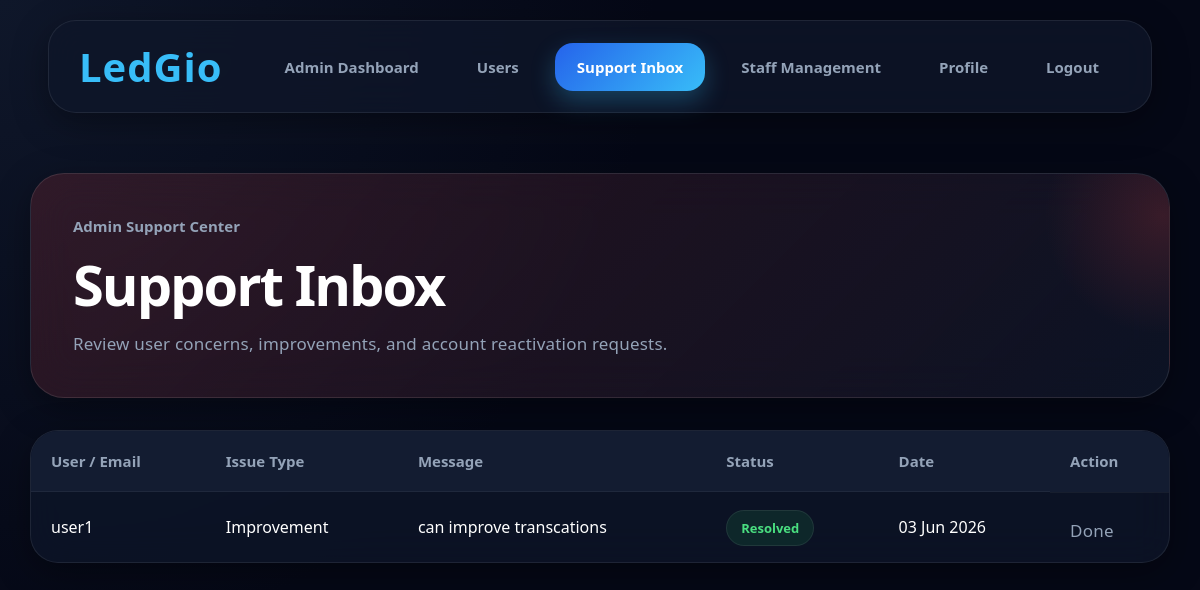
/support-inbox/ (signed in), run on the app's committed database.
### expenses/models.py (models this page shows, shortened)
class SupportRequest(models.Model):
    ISSUE_CHOICES = [
        ("improvement", "Improvement"),
        ("concern", "Concern"),
        ("account_deactivated", "Account Deactivated"),
        ("other", "Other"),
    ]
    STATUS_CHOICES = [
        ("open", "Open"),
        ("resolved", "Resolved"),
    ]
    username_or_email = models.CharField(max_length=150)
    issue_type = models.CharField(
        max_length=50,
        choices=ISSUE_CHOICES,
    )
    message = models.TextField()
    status = models.CharField(
        max_length=20,
        choices=STATUS_CHOICES,
        default="open",
        db_index=True,
    )
    created_at = models.DateTimeField(auto_now_add=True, db_index=True)
    class Meta:
        ordering = ["-created_at"]
        verbose_name = "Support Request"
        verbose_name_plural = "Support Requests"

### expenses/views.py (the view)
# urls.py: path("support-inbox/", views.support_inbox_view, name="support_inbox"),
@admin_required
def support_inbox_view(request):
    support_requests = SupportRequest.objects.all().order_by("-created_at")
    return render(request, "support_inbox.html", {
        "support_requests": support_requests,
    })

### expenses/templates/support_inbox.html
{% extends 'base.html' %}
{% load static %}
{% block content %}
<div class="page-container">
    <div class="admin-hero">
        <div>
            <p class="balance-label">Admin Support Center</p>
            <h1>Support Inbox</h1>
            <p class="subtitle">
                Review user concerns, improvements, and account reactivation requests.
            </p>
        </div>
    </div>
    <div class="table-container">
        <table>
            <thead>
                <tr>
                    <th>User / Email</th>
                    <th>Issue Type</th>
                    <th>Message</th>
                    <th>Status</th>
                    <th>Date</th>
                    <th>Action</th>
                </tr>
            </thead>
            <tbody>
                {% for request_item in support_requests %}
                <tr>
                    <td>{{ request_item.username_or_email }}</td>
                    <td>{{ request_item.get_issue_type_display }}</td>
                    <td>{{ request_item.message }}</td>
                    <td>
                        {% if request_item.status == "open" %}
                            <span class="badge badge-expense">Open</span>
                        {% else %}
                            <span class="badge badge-income">Resolved</span>
                        {% endif %}
                    </td>
                    <td>{{ request_item.created_at|date:"d M Y" }}</td>
                    <td class="action-cell">
                        {% if request_item.status == "open" %}
                            <form method="POST" action="{% url 'resolve_support' request_item.id %}" class="inline-form">
                                {% csrf_token %}
                                <button type="submit" class="btn btn-edit">
                                    Resolve
                                </button>
                            </form>
                            {% if request_item.issue_type == "account_deactivated" %}
                                <form method="POST" action="{% url 'activate_from_request' request_item.id %}" class="inline-form">
                                    {% csrf_token %}
                                    <button type="submit" class="btn btn-primary">
                                        Activate
                                    </button>
                                </form>
                            {% endif %}
                        {% else %}
                            <span class="subtitle">Done</span>
                        {% endif %}
                    </td>
                </tr>
                {% empty %}
                <tr>
                    <td colspan="6">No support requests yet.</td>
                </tr>
                {% endfor %}
            </tbody>
        </table>
    </div>
</div>
{% endblock %}

### static/style.css (style rules this page uses)
:root { --bg:#050816; --card:#0f172a; --card-light:#131c31; --text:#ffffff; --muted:#94a3b8; --blue:#38bdf8; --green:#22c55e; --red:#ef4444; --purple:#a855f7; --radius:28px; --shadow:0 10px 35px rgba(0,0,0,0.35); --transition:0.28s ease; }
* { margin:0; padding:0; box-sizing:border-box; }
body { font-family:'Segoe UI',sans-serif; background: radial-gradient(circle at top left,#0f172a,#050816 45%), radial-gradient(circle at bottom right,#111827,#050816 40%); color:var(--text); min-height:100vh; }
.page-container { width:95%; max-width:1400px; margin:auto; padding:40px 0; }
.card, .dashboard-card, .form-card, .table-container, .chart-container, .single-chart-container { background:rgba(15,23,42,0.72); border:1px solid rgba(255,255,255,0.08); backdrop-filter:blur(18px); border-radius:var(--radius); box-shadow:var(--shadow); transition:var(--transition); }
.card:hover,.card, .form-card, .table-container { background:rgba(15,23,42,0.72); border:1px solid rgba(255,255,255,0.08); backdrop-filter:blur(18px); border-radius:var(--radius); box-shadow:var(--shadow); transition:var(--transition); }
.subtitle { color:#94a3b8; font-size:17px; font-weight:500; margin-top:6px; letter-spacing:0.2px; }
.subtitle::before { content:''; width:10px; height:10px; border-radius:50%; background:#22c55e; box-shadow: 0 0 12px #22c55e; }
.table-container { overflow:hidden; }
table { width:100%; border-collapse:collapse; }
th { background:var(--card-light); color:var(--muted); text-align:left; padding:20px; font-size:15px; }
td { padding:20px; border-top:1px solid rgba(255,255,255,0.05); font-size:16px; }
tr { transition:0.25s ease; }
.badge { padding:8px 14px; border-radius:30px; font-size:13px; font-weight:700; border:1px solid rgba(255,255,255,0.08); }
.badge-income { background:rgba(34,197,94,0.12); color:#4ade80; }
.balance-label { color:var(--muted); font-size:15px; font-weight:700; margin-bottom:10px; }
.action-cell { display:flex; gap:10px; }
.admin-hero { padding:42px; border-radius:34px; background: linear-gradient( 135deg, rgba(239,68,68,0.16), rgba(15,23,42,0.72) ); border:1px solid rgba(255,255,255,0.10); box-shadow:var(--shadow); backdrop-filter:blur(22px); margin-bottom:32px; position:relative; overflow:hidden; transition:var(--transition); }
.admin-hero::before { content:''; position:absolute; top:-35%; right:-10%; width:240px; height:240px; border-radius:50%; background:radial-gradient( rgba(239,68,68,0.18), transparent 70% ); }
.admin-hero h1 { font-size:56px; font-weight:900; letter-spacing:-2px; margin-bottom:10px; }

### data on the page
SupportRequest: username_or_email "user1", issue_type "Improvement", message "can improve transcations", status "Resolved", created_at "03 Jun 2026"
